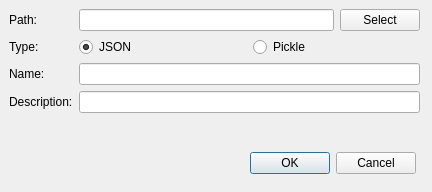
<?xml version="1.0" encoding="UTF-8"?>
<ui version="4.0">
 <class>Dialog</class>
 <widget class="QDialog" name="Dialog">
  <property name="geometry">
   <rect>
    <x>0</x>
    <y>0</y>
    <width>432</width>
    <height>192</height>
   </rect>
  </property>
  <property name="windowTitle">
   <string>Create New Database</string>
  </property>
  <widget class="QWidget" name="formLayoutWidget">
   <property name="geometry">
    <rect>
     <x>9</x>
     <y>9</y>
     <width>411</width>
     <height>131</height>
    </rect>
   </property>
   <layout class="QFormLayout" name="formLayout">
    <property name="fieldGrowthPolicy">
     <enum>QFormLayout::AllNonFixedFieldsGrow</enum>
    </property>
    <item row="0" column="0">
     <widget class="QLabel" name="pathLabel">
      <property name="text">
       <string>Path:</string>
      </property>
     </widget>
    </item>
    <item row="0" column="1">
     <layout class="QHBoxLayout" name="horizontalLayout">
      <item>
       <widget class="QLineEdit" name="pathEdit"/>
      </item>
      <item>
       <widget class="QPushButton" name="pathSelectButton">
        <property name="text">
         <string>Select</string>
        </property>
       </widget>
      </item>
     </layout>
    </item>
    <item row="1" column="0">
     <widget class="QLabel" name="typeLabel">
      <property name="text">
       <string>Type:</string>
      </property>
     </widget>
    </item>
    <item row="1" column="1">
     <layout class="QHBoxLayout" name="horizontalLayout_2">
      <item>
       <widget class="QRadioButton" name="jsonButton">
        <property name="text">
         <string>JSON</string>
        </property>
        <property name="checked">
         <bool>true</bool>
        </property>
       </widget>
      </item>
      <item>
       <widget class="QRadioButton" name="pickleButton">
        <property name="text">
         <string>Pickle</string>
        </property>
       </widget>
      </item>
     </layout>
    </item>
    <item row="2" column="0">
     <widget class="QLabel" name="nameLabel">
      <property name="text">
       <string>Name:</string>
      </property>
     </widget>
    </item>
    <item row="2" column="1">
     <widget class="QLineEdit" name="nameLineEdit"/>
    </item>
    <item row="3" column="0">
     <widget class="QLabel" name="descriptionLabel">
      <property name="text">
       <string>Description:</string>
      </property>
     </widget>
    </item>
    <item row="3" column="1">
     <widget class="QLineEdit" name="descriptionLineEdit"/>
    </item>
   </layout>
  </widget>
  <widget class="QDialogButtonBox" name="buttonBox">
   <property name="geometry">
    <rect>
     <x>240</x>
     <y>150</y>
     <width>176</width>
     <height>27</height>
    </rect>
   </property>
   <property name="standardButtons">
    <set>QDialogButtonBox::Cancel|QDialogButtonBox::Ok</set>
   </property>
  </widget>
 </widget>
 <resources/>
 <connections/>
</ui>
